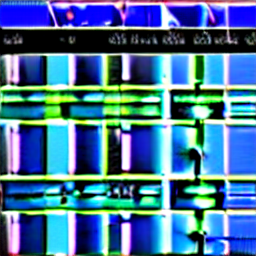
#> input picture expansion_1000/images_400_999/baseline/531.png, 256 x 256 px, given in place of cover_p2_s46.png, which was not available
$ python embedder_v4_snapshot.py
#> lines starting #> are read from the running program, lines starting #| are printed output that depends on the picture; pictures that were not available may be replaced by others from this repository, and a replacement may not be noted
"""
DCT_Adaptive_v4.py  —  DSTG v4: Self-Contained Adaptive DCT Steganography (Y channel)
=====================================================================================
v4 change (only the WRITE rule; extraction is identical to v3, so v3 stego
images still extract):
  v3 snapped every payload coefficient to the centre of its quantisation bin
  (q*Q), even when its parity already matched.  That adds error up to Q/2 to
  every slot.  v4 moves a coefficient only as far as needed: it is projected
  onto the part of the bin of the wanted parity that lies at least
  PAYLOAD_MARGIN*Q from the bin edges.  PAYLOAD_MARGIN = 0.5 reproduces v3
  exactly; smaller values give higher PSNR and less margin against
  requantisation.  The header keeps the v3 rule (HEADER_MARGIN = 0.5) because
  one wrong header bit loses the whole message.
embed()   : cover BGR + message  →  stego BGR
extract() : stego BGR            →  message  (no key, no sidecar)

Design
------
  Channel     : Luminance (Y) channel of YCrCb.  Bits are embedded in the DCT
                of Y.  Because OpenCV's integer BGR↔YCrCb conversion is lossy
                (±1 on a few hundred pixels), the stego image is written by
                _exact_y_repair: it starts from the high-PSNR naive YCrCb→BGR
                inverse and repairs ONLY the 8×8 blocks whose embedded bits would
                otherwise read wrong after the BGR→YCrCb round-trip.  This keeps
                colour distortion minimal while guaranteeing that extract()'s
                BGR→YCrCb read returns every embedded bit exactly — 100% accurate
                extraction, no key and no sidecar, at any message size.  The
                grayscale identity (v,v,v) → Y=v (4899+9617+1868 = 16384 = 2**14)
                guarantees every target Y is reachable for the repair.

  DCT         : 8×8 blocks, level-shift pixel−128, 2-D ortho DCT.
  Quantisation: q = round(coeff / Q[u,v])  (JPEG luminance Q_TABLE).
  Eligibility : Q[u,v] ≥ 8  (stable positions only; 39 positions per block).
  Freq order  : Eligible positions sorted by zigzag index (mid-freq first).
  Adaptive K  : mean (int) of eligible mid-freq counts + mean//2;
                fallback FALLBACK_K.  Max K = 38 (all stable positions).
  LSB embed   : quantised LSB (q & 1), min-distortion direction (flip_dir=-1).
  Placement   : distortion-ordered slots — lowest-Q coefficients across all
                blocks are filled first, maximising PSNR at a given payload.
                The order depends only on K and image size (both known to the
                decoder), so no side information is needed.
  Verify-fix  : after IDCT→uint8→re-DCT, every embedded bit is verified and
                corrected in the Y pixel domain.  The colour round-trip is
                handled exactly by _exact_y_repair, so this loop sees only
                IDCT rounding and converges in ≤ 12 iterations at any size.
  Header      : 64 bits across 2 blocks (0,0)(0,1) = 32 bits each.
                Layout: magic(16) | payload_bits(24) | K(6) |
                        version(4) | CRC14(14).

  PSNR notes  : Typical PSNR for the reference 256×256 image (Y channel,
                selective repair):
                  530 chars  → ~44 dB     2189 chars → ~36 dB
                  820 chars  → ~42 dB     3520 chars → ~31 dB
                PSNR is above 40 dB up to roughly 0.10 BPP; at higher payloads
                it falls as more coefficients (and repair pixels) must change.
"""

import os, zlib
import numpy as np
import cv2
from scipy.fftpack import dct, idct
from skimage.metrics import peak_signal_noise_ratio, structural_similarity

_DIR = os.path.dirname(os.path.abspath(__file__))

# ── Global constants ─────────────────────────────────────────────────────────
N                     = 8
VERSION               = 4                  # v4: margin-projected parity write
PAYLOAD_MARGIN        = 0.15               # fraction of Q kept clear of the bin edges (0.5 = v3)
HEADER_MARGIN         = 0.5                # header stays on bin centres, as in v3
PREFER_ELIGIBLE       = True               # v3 rule: when flipping, prefer |q'| >= 2
FALLBACK_K            = 24
ELIGIBILITY_THRESHOLD = 2
MAGIC_SHORT           = 0x4447            # 'DG'
HEADER_BLOCKS         = [(0, 0), (0, 1)]
HEADER_BLOCK_BITS     = 32
HEADER_TOTAL_BITS     = 64
MAX_FIX_ITERATIONS    = 60                 # v4: passes are cheap (vectorised DCT)

# JPEG luminance quantisation table (quality ≈85)
_Q_TABLE = np.array([
    [ 3,  2,  2,  3,  4,  6,  8, 10],
    [ 2,  2,  3,  4,  5,  9, 10,  9],
    [ 3,  3,  4,  5,  6,  9, 11,  9],
    [ 3,  4,  5,  6,  8, 14, 13, 10],
    [ 4,  5,  7,  9, 11, 17, 16, 12],
    [ 5,  7,  9, 10, 13, 17, 18, 15],
    [10, 13, 12, 14, 16, 19, 19, 17],
    [14, 17, 18, 18, 19, 18, 19, 17],
], dtype=np.float32)

# ── Zigzag scan for 8×8 ──────────────────────────────────────────────────────
def _build_zigzag():
    order = []
    for s in range(2 * N - 1):
        if s % 2 == 0:
            r = min(s, N - 1); c = s - r
            while r >= 0 and c < N:
                order.append((r, c)); r -= 1; c += 1
        else:
            c = min(s, N - 1); r = s - c
            while c >= 0 and r < N:
                order.append((r, c)); r += 1; c -= 1
    return order

_ZIGZAG = _build_zigzag()
_ZZ_IDX = {uv: i for i, uv in enumerate(_ZIGZAG)}

# ── Stable positions: non-DC, Q≥8 (39 positions) ────────────────────────────
_STABLE = [
    (u, v)
    for u in range(N) for v in range(N)
    if not (u == 0 and v == 0) and _Q_TABLE[u, v] >= 8
]

_PAYLOAD_CANDIDATES = sorted(_STABLE, key=lambda uv: _ZZ_IDX[uv])
MAX_K = len(_PAYLOAD_CANDIDATES) - 1

ZZ_START = _ZZ_IDX[_PAYLOAD_CANDIDATES[0]]
ZZ_END   = _ZZ_IDX[_PAYLOAD_CANDIDATES[-1]]

_HEADER_POSITIONS = sorted(
    _STABLE,
    key=lambda uv: (-float(_Q_TABLE[uv[0]][uv[1]]), uv[0], uv[1])
)[:HEADER_BLOCK_BITS]

_HEADER_BLOCK_SET = set(HEADER_BLOCKS)

# ── DCT helpers ──────────────────────────────────────────────────────────────
def _dct2(block: np.ndarray) -> np.ndarray:
    return dct(dct(block.T, norm='ortho').T, norm='ortho')

def _idct2(block: np.ndarray) -> np.ndarray:
    return idct(idct(block.T, norm='ortho').T, norm='ortho')

def _to_blocks(channel: np.ndarray):
    h, w   = channel.shape
    h8, w8 = h - h % N, w - w % N
    nr, nc = h8 // N, w8 // N
    ch     = channel[:h8, :w8].astype(np.float64) - 128.0
    tiles  = ch.reshape(nr, N, nc, N).transpose(0, 2, 1, 3)        # (nr, nc, N, N)
    blocks = dct(dct(tiles, axis=2, norm='ortho'), axis=3, norm='ortho')
    return blocks, h8, w8

def _idct_tiles(blocks: np.ndarray) -> np.ndarray:
    """Unrounded, unclipped pixel values (level shift added) of every block."""
    return idct(idct(blocks, axis=2, norm='ortho'), axis=3, norm='ortho') + 128.0

# [6 lines left out: function _from_blocks, not called in this run]

# ── Quantised LSB helpers ────────────────────────────────────────────────────
def _qi(coeff: float, u: int, v: int) -> int:
    return int(np.round(float(coeff) / float(_Q_TABLE[u, v])))

def _lsb_read(coeff: float, u: int, v: int) -> int:
    return _qi(coeff, u, v) & 1

def _slot_arrays(slots):
    a = np.asarray(slots, dtype=np.int64).reshape(-1, 4)
    return a[:, 0], a[:, 1], a[:, 2], a[:, 3], _Q_TABLE[a[:, 2], a[:, 3]].astype(np.float64)

def _parities(blocks, arrs):
    I, J, U, V, Qs = arrs
    return (np.round(blocks[I, J, U, V] / Qs).astype(np.int64) & 1)

# [62 lines left out: functions _lsb_write, _parity_write, _make_prng, not called in this run]

# ── Position selection ───────────────────────────────────────────────────────
def _payload_positions(K: int) -> list:
    return _PAYLOAD_CANDIDATES[:K + 1]

# [27 lines left out: function _build_slot_order, not called in this run]

def _compute_K(blocks: np.ndarray) -> int:
    nr, nc = blocks.shape[:2]
    counts = [
        sum(1 for u, v in _PAYLOAD_CANDIDATES
            if abs(_qi(blocks[i, j, u, v], u, v)) >= ELIGIBILITY_THRESHOLD)
        for i in range(nr) for j in range(nc)
        if (i, j) not in _HEADER_BLOCK_SET
    ]
    if not counts:
        return FALLBACK_K
    mean_val = int(np.mean(counts))
    if mean_val <= 0:
        return FALLBACK_K
    extra = mean_val // 2
    K     = max(1, min(MAX_K, mean_val + extra))
    print(f"  K-stats  : mean={mean_val}  extra={extra}  K={K}  (freqs 1-{K+1})")
    return K

# ── Header ────────────────────────────────────────────────────────────────────
def _int_to_bits(value: int, n_bits: int) -> list:
    return [(value >> (n_bits - 1 - i)) & 1 for i in range(n_bits)]

# [257 lines left out: functions _bits_to_int, _pack_header, _unpack_header, _write_header, _read_header, _verify_and_fix and 3 more, not called in this run]


def get_capacity(cover_bgr: np.ndarray) -> dict:
    Y            = cv2.split(cv2.cvtColor(cover_bgr, cv2.COLOR_BGR2YCrCb))[0]
    blocks, _, _ = _to_blocks(Y)
    K            = _compute_K(blocks)
    nr, nc       = blocks.shape[:2]
    n_payload    = sum(
        1 for i in range(nr) for j in range(nc)
        if (i, j) not in _HEADER_BLOCK_SET
    )
    total = n_payload * (K + 1)
    h, w  = cover_bgr.shape[:2]
    return {
        'payload_bits' : total,
        'K'            : K,
        'bpp'          : total / (h * w),
        'approx_chars' : total // 8,
        'zz_start'     : ZZ_START,
        'zz_end'       : ZZ_END,
    }


# [172 lines left out: functions embed, extract, quality_metrics, not called in this run]

# ── Main ─────────────────────────────────────────────────────────────────────
if __name__ == '__main__':
    COVER_PATH = r'F:\DEDS_project\cover_p2_s46.png'
    STEGO_PATH = r'F:\DEDS_project\stego_adaptive.png'

    cover = cv2.imread(COVER_PATH)
#> cover is the input picture: shape (256, 256, 3); mean B, G, R 151.5, 116.4, 73
    assert cover is not None, f'Cannot load {COVER_PATH}'

    h, w = cover.shape[:2]
#> h = 256; w = 256
    cap  = get_capacity(cover)
#> in get_capacity, `Y            = cv2.split(cv2.cvtColor(cover_bgr, cv2.COLOR_BGR2YCrCb))..`:
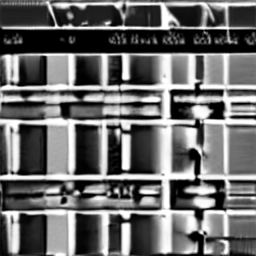
#> Y: shape (256, 256); min 0, max 255, mean 107.5
#> in _compute_K, `counts = [ sum(1 for u, v in _PAYLOAD_CANDIDATES if abs(_qi(blocks[i, ..`: counts = 1022 values, max 7 at index 951, min 0 at index 7, mean 0.475
#> in _compute_K, `mean_val = int(np.mean(counts))`: mean_val = 0
#> in get_capacity, `K            = _compute_K(blocks)`: K = 24
#> in get_capacity, `total = n_payload * (K + 1)`: total = 25550
#> cap = {'payload_bits': 25550, 'K': 24, 'bpp': 0.39, 'approx_chars': 3193, 'zz_start': 21, 'zz_end': 63}
    print(f'Image    : {h}×{w}')
#| Image    : 256×256
    print(f'Capacity : {cap["payload_bits"]} bits  '
          f'(K={cap["K"]}  BPP={cap["bpp"]:.4f}  ~{cap["approx_chars"]} chars)')
#| Capacity : 25550 bits  (K=24  BPP=0.3899  ~3193 chars)
    print(f'ZZ range : {cap["zz_start"]}-{cap["zz_end"]}  '
          f'({len(_PAYLOAD_CANDIDATES)} stable positions per block)\n')
#| ZZ range : 21-63  (39 stable positions per block)

    while True:
#> (the run stopped early here; a loop or call above may not have finished)

$ run again, on expansion_1000/images_400_999/baseline/560.png
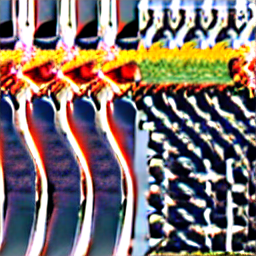
#> input picture expansion_1000/images_400_999/baseline/560.png, 256 x 256 px, given in place of cover_p2_s46.png, which was not available
#> cover is the input picture: shape (256, 256, 3); mean B, G, R 111.4, 114.1, 127.1
#> in get_capacity, `Y            = cv2.split(cv2.cvtColor(cover_bgr, cv2.COLOR_BGR2YCrCb))..`:
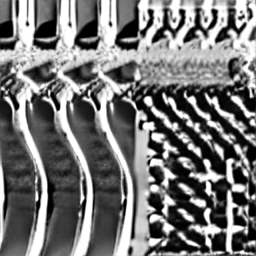
#> Y: shape (256, 256); min 0, max 255, mean 117.7
#> counts = 1022 values, max 11 at index 1020, min 0 at index 0, mean 1.55
#> mean_val = 1
#> extra = 0
#> in _compute_K, `K     = max(1, min(MAX_K, mean_val + extra))`: K = 1
#|   K-stats  : mean=1  extra=0  K=1  (freqs 1-2)
#> total = 2044
#> cap = {'payload_bits': 2044, 'K': 1, 'bpp': 0.0312, 'approx_chars': 255, 'zz_start': 21, 'zz_end': 63}
#| Image    : 256×256
#| Capacity : 2044 bits  (K=1  BPP=0.0312  ~255 chars)
#| ZZ range : 21-63  (39 stable positions per block)

$ run again, on expansion_1000/images_400_999/baseline/568.png
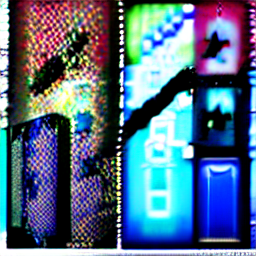
#> input picture expansion_1000/images_400_999/baseline/568.png, 256 x 256 px, given in place of cover_p2_s46.png, which was not available
#> cover is the input picture: shape (256, 256, 3); mean B, G, R 130.9, 105.7, 80.9
#> in get_capacity, `Y            = cv2.split(cv2.cvtColor(cover_bgr, cv2.COLOR_BGR2YCrCb))..`:
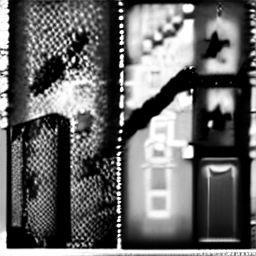
#> Y: shape (256, 256); min 0, max 255, mean 101.2
#> counts = 1022 values, max 16 at index 205, min 0 at index 0, mean 1.88
#> mean_val = 1
#> extra = 0
#> in _compute_K, `K     = max(1, min(MAX_K, mean_val + extra))`: K = 1
#|   K-stats  : mean=1  extra=0  K=1  (freqs 1-2)
#> total = 2044
#> cap = {'payload_bits': 2044, 'K': 1, 'bpp': 0.0312, 'approx_chars': 255, 'zz_start': 21, 'zz_end': 63}
#| Image    : 256×256
#| Capacity : 2044 bits  (K=1  BPP=0.0312  ~255 chars)
#| ZZ range : 21-63  (39 stable positions per block)
